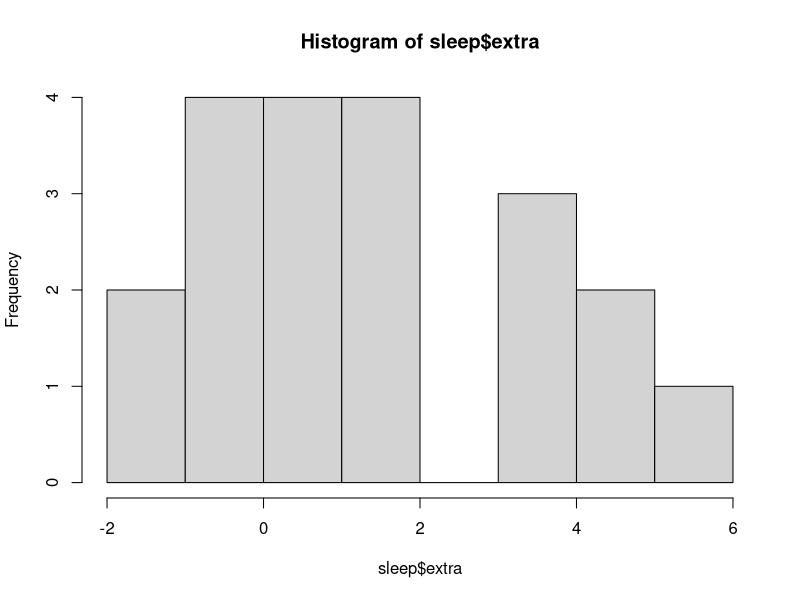

Source code (R):
## ---- chunk 1
x <- c(27,28,28,30,42,42,43,46,47,47,52)
stem(x)
## ---- chunk 2
hist(sleep$extra)
